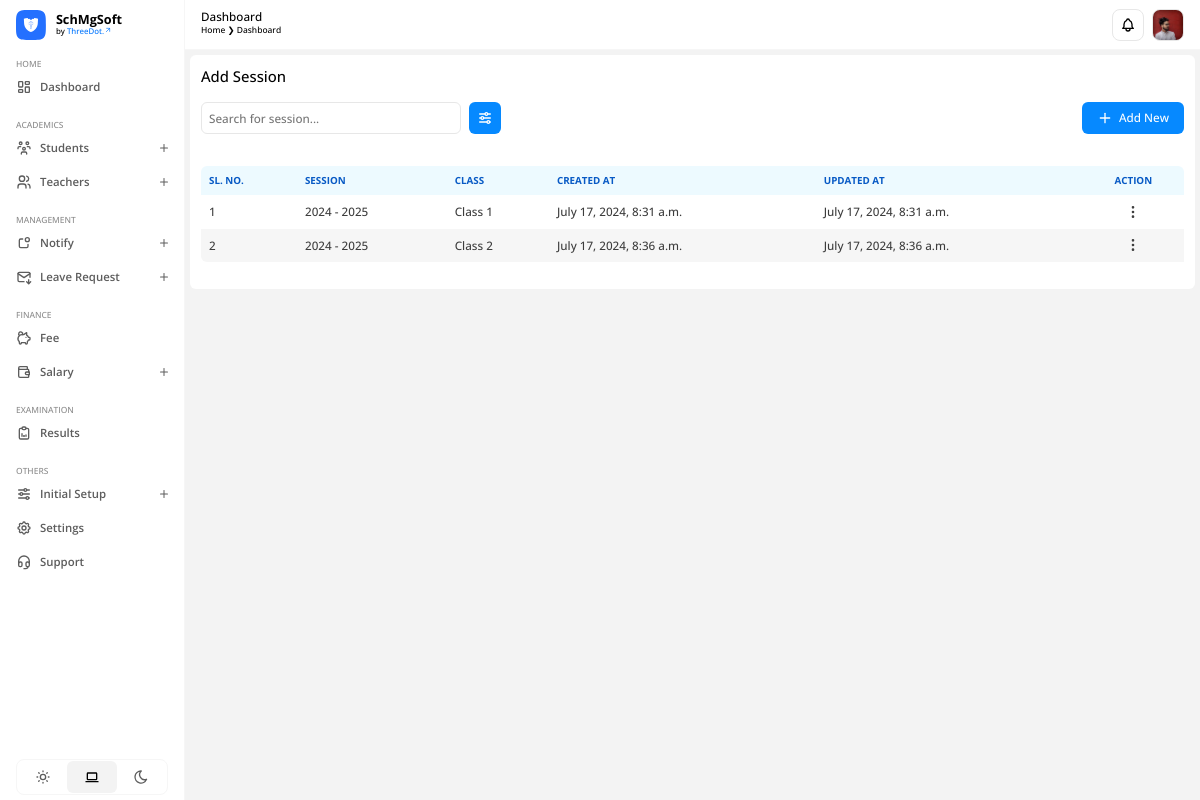
/home/add-class/ (signed in), run on the app's committed database.
### apps/users/models.py (models this page shows)
class CustomUser(AbstractUser):
    USER = (
        (1, 'ADMIN'),
        (2, 'TEACHER'),
        (3, 'STUDENT')
    )
    user_type = models.CharField(choices=USER, max_length=20, default=1)
    profile_pic = models.ImageField(upload_to='profile_pic/', null=True, blank=True)
    city = models.CharField(max_length=200, blank=True)
    country = models.CharField(max_length=200, blank=True)

### apps/home/models.py (models this page shows, shortened)
class Class(models.Model):
    session = models.ForeignKey(Session, on_delete=models.DO_NOTHING)
    class_name = models.CharField(max_length=100)
    created_at = models.DateTimeField(auto_now_add=True)
    updated_at = models.DateTimeField(auto_now=True)

class Session(models.Model):
    start_session = models.CharField(max_length=100)
    end_session = models.CharField(max_length=100)

### apps/home/views.py (the view, shortened to what this page needs)
# urls.py: path('add-class/', views.add_class, name='add-class'),
@login_required(login_url='/')
def add_class(request):
    classes = Class.objects.all()
    context = {
        'classes': classes
    }
    return render(request, 'add-class.html', context)

### apps/home/templates/add-class.html (shortened to what this page needs)
{% extends "base.html" %} {% load static %} {% block htmlhead %}
<link
  rel="stylesheet"
  type="text/css"
  href="{% static 'css/home/add-class.css' %}"
/>
{% endblock htmlhead %} {% block content %}
<div id="add-class-container">
  <h3>Add Session</h3>
  <div class="header">
    <div class="search-filter">
      <input
        type="text"
        name="search-input"
        id="search-input"
        placeholder="Search for session..."
      />
      <button>
      </button>
    </div>
    <span id="add-new-btn">
      <p>Add New</p>
    </span>
  </div>
  <div id="table-container">
    <table id="class-table">
      <thead>
        <tr>
          <th>SL. NO.</th>
          <th>SESSION</th>
          <th>CLASS</th>
          <th>CREATED AT</th>
          <th>UPDATED AT</th>
          <th style="text-align: center">ACTION</th>
        </tr>
      </thead>
      <tbody>
        {% for i in classes %}
        <tr>
          <td>{{ forloop.counter }}</td>
          <td>{{ i.session.start_session }} - {{ i.session.end_session }}</td>
          <td>{{ i.class_name }}</td>
          <td>{{ i.created_at }}</td>
          <td>{{ i.updated_at }}</td>
          <td
            style="
              text-align: center;
              display: flex;
              align-items: center;
              justify-content: center;
            "
          >
            <button class="action-btn">
            </button>
          </td>
        </tr>
        {% endfor %}
      </tbody>
    </table>
  </div>
</div>
{% include "add-class-form.html" %}
{% endblock %}

### SchMgSoft/templates/header.html (shortened to what this page needs)
{% load static %}
{% block content %}
<header>
  <div class="left">
    <h3>Dashboard</h3>
    <div class="breadcrumb">
      <p>Home &#10095; Dashboard</p>
    </div>
  </div>
  <div class="right">
    <div id="notification-icon">
    </div>
    <div id="profile">
      {% if not user.profile_pic %}
      <img
        src="https://images.unsplash.com/photo-1522075469751-3a6694fb2f61?crop=entropy&cs=srgb&fm=jpg&ixid=M3wzMjM4NDZ8MHwxfHJhbmRvbXx8fHx8fHx8fDE3MjA2ODA4NTB8&ixlib=rb-4.0.3&q=85"
        alt="Profile Photo."
      />
      {% else %}
      <img src="{{ user.profile_pic.url }}" alt="Profile Photo." />
      {% endif %}
    </div>
  </div>
</header>
{% endblock %}
{% block extracss %}
<link rel="stylesheet" type="text/css" href="{% static 'css/header.css' %}" />
{% endblock %}

### SchMgSoft/static/css/style.css (style rules this page uses)
:root { --accent-clr-50: #edfaff; --accent-clr-100: #d6f1ff; --accent-clr-200: #b5e9ff; --accent-clr-300: #83ddff; --accent-clr-400: #48c7ff; --accent-clr-500: #1ea8ff; --accent-clr-600: #0689ff; --accent-clr-700: #0075fe; --accent-clr-800: #085ac5; --accent-clr-900: #0d4e9b; --accent-clr-950: #0e305d; --round-sm: 0.125rem; --round-norm: 0.25rem; --round-md: 0.375rem; --round-lg: 0.5rem; --round-xl: 0.75rem; --round-2xl: 1rem; --round-3xl: 1.5rem; --round-full: 50%; --transition-time: 0.15s; --animation-time: 0.3s; }
*, *:before, *:after { margin: 0; padding: 0; box-sizing: border-box; font-family: 'Open Sans', sans-serif; font-synthesis: none; -webkit-font-smoothing: antialiased; -moz-osx-font-smoothing: grayscale; text-rendering: optimizeLegibility; }
html { scroll-behavior: smooth; }
body { margin: 0; padding: 0; min-width: 100%; min-height: 100vh; font-family: 'Open Sans', sans-serif; font-synthesis: none; -webkit-font-smoothing: antialiased; -moz-osx-font-smoothing: grayscale; text-rendering: optimizeLegibility; overflow: hidden; }
body.light-mode { --text-clr-50: #f6f6f6; --text-clr-100: #e7e7e7; --text-clr-200: #d1d1d1; --text-clr-300: #b0b0b0; --text-clr-400: #9c9c9c; --text-clr-500: #8c8c8c; --text-clr-600: #5d5d5d; --text-clr-700: #4f4f4f; --text-clr-800: #454545; --text-clr-900: #3d3d3d; --text-clr-950: #000000; --bg-clr: #f3f3f3; --bg-component: #ffffff; --bg-icon: #f3f3f3; --bg-blur: rgba(255, 255, 255, 0.3); --border-clr: rgba(0, 0, 0, 0.05); --overlay: linear-gradient(180deg, rgba(0, 0, 0, 0.01), rgba(0, 0, 0, 0.5)); }
p, h1, h2, h3, h4, h5, h6 { padding: 0; margin: 0; }

### SchMgSoft/static/css/header.css (style rules this page uses)
header { position: absolute; top: 0; right: 0; padding: 9px 16px; width: calc(100% - 185px); height: 50px; display: flex; align-items: center; justify-content: space-between; background-color: var(--bg-component); border-bottom: 1px solid var(--text-clr-50); }
header .left, header .right { height: 100%; display: flex; }
header .left { flex-direction: column; align-items: start; justify-content: left; }
header .left h3 { font-size: 0.731rem; font-weight: 500; text-align: left; color: var(--text-clr-950); }
header .left .breadcrumb { display: flex; }
header .left .breadcrumb p { font-size: 0.531rem; font-weight: 500; text-align: left; color: var(--text-clr-950); }
header .right { gap: 8px; align-items: center; justify-content: right; }
header .right #profile, header .right #notification-icon { width: 32px; height: 32px; display: flex; align-items: center; justify-content: center; border: 1px solid var(--text-clr-100); border-radius: var(--round-lg); cursor: pointer; overflow: hidden; }
header .right #profile img { width: 100%; height: 100%; object-fit: cover; }
header .right #notification-icon svg { width: 16px; height: 16px; object-fit: contain; color: var(--text-clr-950); }

### data on the page
CustomUser: profile_pic (picture)
Class: session.start_session "2024", session.end_session "2025", class_name "Class 1", created_at "July 17, 2024, 8:31 a.m.", updated_at "July 17, 2024, 8:31 a.m."
Class: session.start_session "2024", session.end_session "2025", class_name "Class 2", created_at "July 17, 2024, 8:36 a.m.", updated_at "July 17, 2024, 8:36 a.m."
